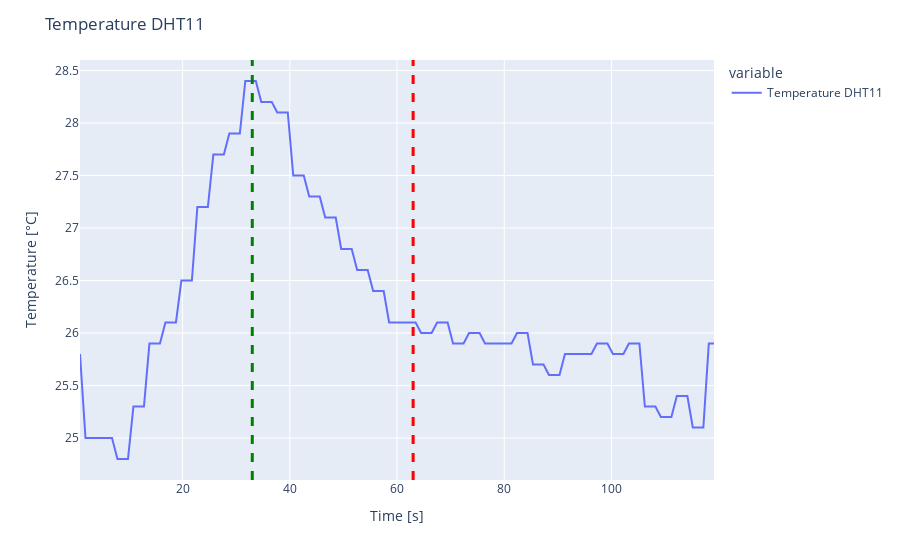

The notebook cell saved with this chart:
### Code cell
fig = px.line(df, x='time', y=['Temperature DHT11'])
fig.update_layout(
    title="Temperature DHT11",
    xaxis_title="Time [s]",
    yaxis_title="Temperature [°C]",
)
# #index max
max_temp = df['Temperature DHT11'].idxmax() + 2
print('max temp index: ', max_temp)
#index 5 sec after max
after_sec = 30
max_temp_after = max_temp + after_sec
print('max temp index + 5 sec: ', max_temp)
#show index in plot
fig.add_vline(x=max_temp, line_width=3, line_dash="dash", line_color="green")
fig.add_vline(x=max_temp_after, line_width=3, line_dash="dash", line_color="red")
fig.show()

### Figure 1 — Plotly figure (JSON) as saved in the notebook; plotly's stock layout.template omitted (floating-point values rounded to 4 significant figures)
{"data": [{"hovertemplate": "variable=Temperature DHT11<br>time=%{x}<br>value=%{y}<extra></extra>", "legendgroup": "Temperature DHT11", "line": {"color": "#636efa", "dash": "solid"}, "marker": {"symbol": "circle"}, "mode": "lines", "name": "Temperature DHT11", "orientation": "v", "showlegend": true, "type": "scatter", "x": [0.8709, 1.893, 2.86, 3.856, 4.872, 5.841, 6.837, 7.857, 8.826, 9.82, 10.84, 11.81, 12.8, 13.82, 14.79, 15.78, 16.8, 17.77, 18.76, 19.78, 20.75, 21.74, 22.76, 23.73, 24.72, 25.74, 26.71, 27.7, 28.72, 29.69, 30.68, 31.7, 32.67, 33.66, 34.68, 35.65, 36.64, 37.66, 38.63, 39.62, 40.64, 41.61, 42.6, 43.62, 44.59, 45.58, 46.6, 47.57, 48.57, 49.58, 50.55, 51.55, 52.56, 53.53, 54.53, 55.55, 56.51, 57.51, 58.53, 59.49, 60.49, 61.51, 62.48, 63.47, 64.49, 65.46, 66.45, 67.47, 68.44, 69.43, 70.45, 71.42, 72.41, 73.43, 74.4, 75.39, 76.41, 77.38, 78.37, 79.39, 80.36, 81.35, 82.37, 83.34, 84.33, 85.35, 86.32, 87.32, 88.34, 89.3, 90.3, 91.32, 92.28, 93.28, 94.29, 95.27, 96.26, 97.28, 98.25, 99.24, 100.3, 101.2, 102.2, 103.2, 104.2, 105.2, 106.2, 107.2, 108.2, 109.2, 110.2, 111.2, 112.2, 113.2, 114.1, 115.2, 116.1, 117.1, 118.1, 119.1], "xaxis": "x", "y": [25.8, 25, 25, 25, 25, 25, 25, 24.8, 24.8, 24.8, 25.3, 25.3, 25.3, 25.9, 25.9, 25.9, 26.1, 26.1, 26.1, 26.5, 26.5, 26.5, 27.2, 27.2, 27.2, 27.7, 27.7, 27.7, 27.9, 27.9, 27.9, 28.4, 28.4, 28.4, 28.2, 28.2, 28.2, 28.1, 28.1, 28.1, 27.5, 27.5, 27.5, 27.3, 27.3, 27.3, 27.1, 27.1, 27.1, 26.8, 26.8, 26.8, 26.6, 26.6, 26.6, 26.4, 26.4, 26.4, 26.1, 26.1, 26.1, 26.1, 26.1, 26.1, 26, 26, 26, 26.1, 26.1, 26.1, 25.9, 25.9, 25.9, 26, 26, 26, 25.9, 25.9, 25.9, 25.9, 25.9, 25.9, 26, 26, 26, 25.7, 25.7, 25.7, 25.6, 25.6, 25.6, 25.8, 25.8, 25.8, 25.8, 25.8, 25.8, 25.9, 25.9, 25.9, 25.8, 25.8, 25.8, 25.9, 25.9, 25.9, 25.3, 25.3, 25.3, 25.2, 25.2, 25.2, 25.4, 25.4, 25.4, 25.1, 25.1, 25.1, 25.9, 25.9], "yaxis": "y"}], "layout": {"legend": {"title": {"text": "variable"}, "tracegroupgap": 0}, "margin": {"t": 60}, "shapes": [{"line": {"color": "green", "dash": "dash", "width": 3}, "type": "line", "x0": 33, "x1": 33, "xref": "x", "y0": 0, "y1": 1, "yref": "y domain"}, {"line": {"color": "red", "dash": "dash", "width": 3}, "type": "line", "x0": 63, "x1": 63, "xref": "x", "y0": 0, "y1": 1, "yref": "y domain"}], "title": {"text": "Temperature DHT11"}, "xaxis": {"anchor": "y", "domain": [0, 1], "title": {"text": "Time [s]"}}, "yaxis": {"anchor": "x", "domain": [0, 1], "title": {"text": "Temperature [°C]"}}}}
